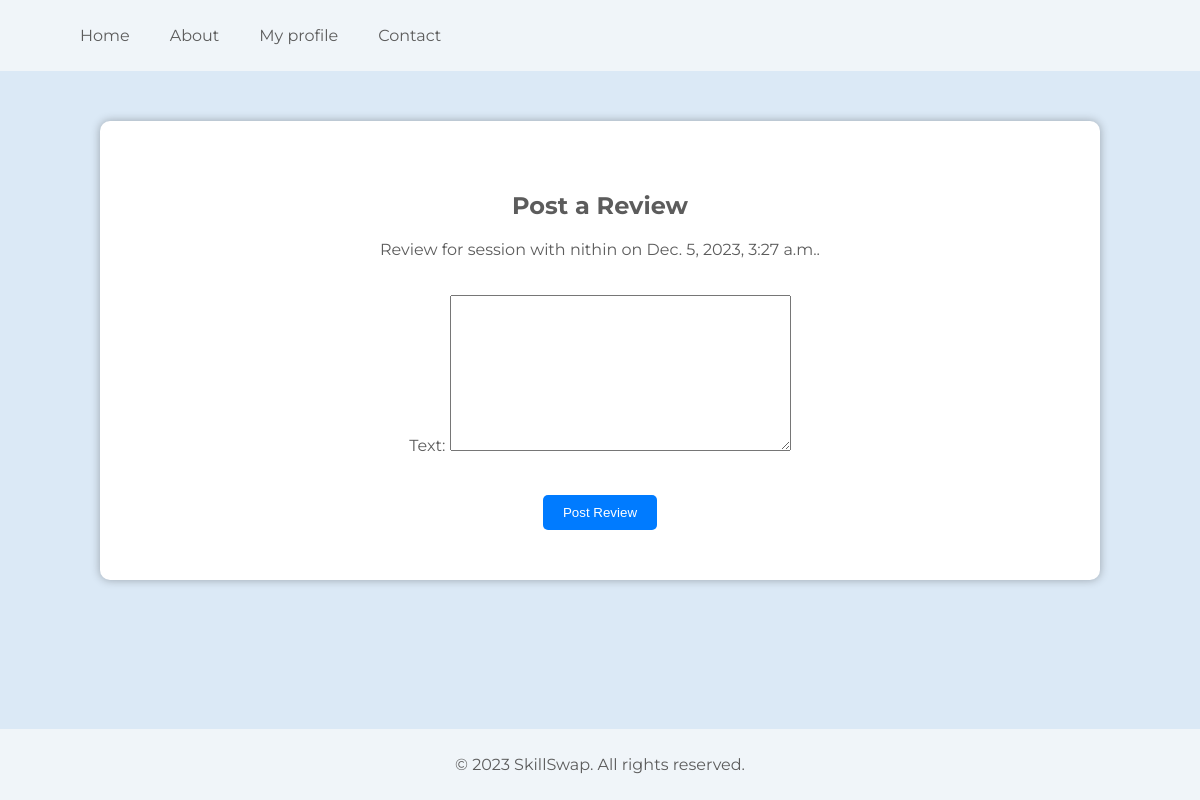
The app's page /create_review/3/ (signed in) with its own data.
### Skill/models.py (models this page shows, shortened)
class SkillSession(models.Model):
    skill_request = models.ForeignKey(
        'SkillRequest', on_delete=models.CASCADE, related_name='skill_sessions')
    date_and_time = models.DateTimeField()
    duration_minutes = models.IntegerField()
    sender_status = models.CharField(max_length=20, choices=[(
        'attended', 'Attended'), ('absent', 'Absent')], blank=True, null=True)
    receiver_status = models.CharField(max_length=20, choices=[(
        'attended', 'Attended'), ('absent', 'Absent')], blank=True, null=True)
    status = models.CharField(max_length=20, choices=[(
        'scheduled', 'Scheduled'), ('completed', 'Completed')], default='scheduled')

class SkillRequest(models.Model):
    sender = models.ForeignKey(
        CustomUser, on_delete=models.CASCADE, related_name="sent_requests")
    receiver = models.ForeignKey(
        CustomUser, on_delete=models.CASCADE, related_name="received_requests")
    message = models.TextField()
    status = models.CharField(max_length=10, choices=[(
        'pending', 'Pending'), ('accepted', 'Accepted'), ('rejected', 'Rejected')])

class CustomUser(AbstractUser):
    email = models.EmailField(unique=True)
    profile_picture = models.ImageField(
        upload_to='profile_pictures/', null=True, blank=True)
    about_me = models.TextField(null=True, blank=True)

### Skill/views.py (the view)
# urls.py: path('create_review/<int:session_id>/', views.create_review, name='create_review'),
def create_review(request, session_id):
    skill_session = get_object_or_404(SkillSession, id=session_id)
    if skill_session.status != 'completed':
        messages.error(request, 'You can only review completed sessions.')
        return redirect('profile')  # Adjust the redirect as needed
    if request.user != skill_session.skill_request.sender:
        messages.error(request, 'You are not allowed to review this session.')
        return redirect('profile')  # Adjust the redirect as needed
    if request.method == 'POST':
        form = ReviewForm(request.POST)
        if form.is_valid():
            review = form.save(commit=False)
            review.sender = request.user
            review.receiver = skill_session.skill_request.receiver
            review.skill_session = skill_session
            review.save()
            messages.success(request, 'Review posted successfully.')
            return redirect('profile')  # Adjust the redirect as needed
    else:
        form = ReviewForm()  # Assuming you have a ReviewForm
    return render(request, 'create_review.html', {'form': form, 'skill_session': skill_session})

### Skill/forms.py
class ReviewForm(forms.ModelForm):
    class Meta:
        model = Review
        fields = ['text']

### Skill/templates/create_review.html (shortened to what this page needs)
<!DOCTYPE html>
<html lang="en">
<head>
    <link rel="stylesheet" href="https://cdnjs.cloudflare.com/ajax/libs/font-awesome/5.15.3/css/all.min.css">
</head>
<body>
    <header>
        <nav>
            <ul>
                <li><a href="{% url 'home' %}">Home</a></li>
                <li><a href="{% url 'about_us' %}">About</a></li>
                <li><a href="{% url 'profile' %}">My profile</a></li>
                <li><a href="{% url 'contact' %}">Contact</a></li>
            </ul>
        </nav>
    </header>
    <div class="container">
        <h2>Post a Review</h2>
        <p>Review for session with {{ skill_session.skill_request.receiver.username }} on {{ skill_session.date_and_time }}.</p>
        <form method="post" action="">
            {{ form.as_p }}
            <button type="submit">Post Review</button>
        </form>
    </div>
    <footer>
        <p>&copy; 2023 SkillSwap. All rights reserved.</p>
    </footer>
</body>
</html>

### Skill/templates/create_review.html (style rules this page uses)
body { font-family: 'Montserrat', sans-serif; background-color: #dbe9f6; margin: 0; padding: 0; position: relative; min-height: 100vh; }
header { background-color: #f0f5f9; color: #5c5c5c; display: flex; justify-content: space-between; align-items: center; padding: 10px 20px; }
nav ul { list-style: none; display: flex; align-items: center; }
nav a { text-decoration: none; color: #5c5c5c; margin: 0 20px; }
footer { position: absolute; width: 100%; bottom: 0; left: 0; background-color: #f0f5f9; color: #5c5c5c; text-align: center; padding: 10px 0; }
.container { text-align: center; padding: 50px 20px; background-color: #fff; box-shadow: 0 0 10px rgba(0, 0, 0, 0.3); border-radius: 10px; margin: 50px auto; width: 80%; }
.container h2 { color: #5c5c5c; margin-bottom: 20px; }
.container p { color: #5c5c5c; margin-bottom: 20px; }
.container form { display: inline-block; }
.container button { background-color: #007bff; color: #fff; border: none; border-radius: 5px; padding: 10px 20px; text-decoration: none; transition: background-color 0.3s; cursor: pointer; margin-top: 20px; }

### records on screen
SkillSession: skill_request.receiver.username "nithin", date_and_time "Dec. 5, 2023, 3:27 a.m."
